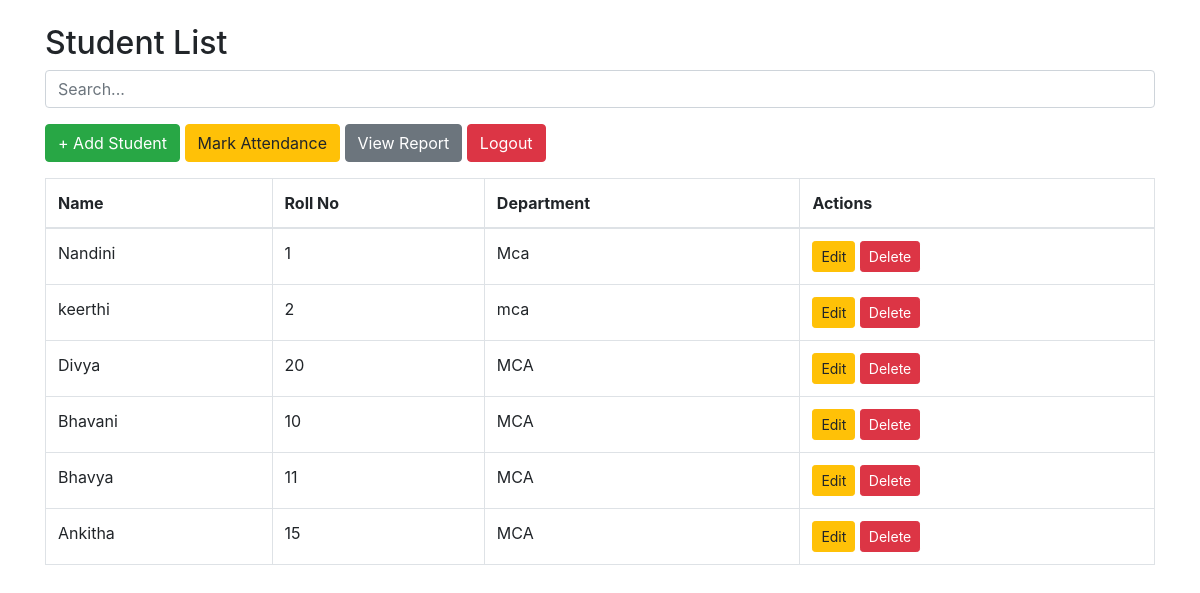
Page /core/ (signed in) on the committed database.
### core/models.py (models this page shows, shortened)
class Student(models.Model):
    name = models.CharField(max_length=100)
    roll_no = models.CharField(max_length=20, unique=True)
    department = models.CharField(max_length=50)

### core/views.py (the view)
# urls.py: path('', views.student_list,name='core_home'),  # Add this line
@login_required
def student_list(request):
    query = request.GET.get('q')
    students = Student.objects.filter(Q(name__icontains=query) | Q(roll_no__icontains=query)) if query else Student.objects.all()
    return render(request, 'student_list.html', {'students': students})

### core/templates/student_list.html (shortened to what this page needs)
{% load static %}
<!DOCTYPE html>
<html>
<head>
    <link rel="stylesheet" href="{% static 'bootstrap.min.css' %}">
</head>
<body class="container mt-4">
<h2>Student List</h2>
<form method="get" class="noprint mb-3">
    <input type="text" name="q" placeholder="Search..." class="form-control" value="{{ request.GET.q }}">
</form>
<div class="noprint mb-3">
    <a href="{% url 'student_create' %}" class="btn btn-success">+ Add Student</a>
    <a href="{% url 'mark_attendance' %}" class="btn btn-warning">Mark Attendance</a>
    <a href="{% url 'attendance_report' %}" class="btn btn-secondary">View Report</a>
    <a href="{% url 'logout' %}" class="btn btn-danger">Logout</a>
</div>
<table class="table table-bordered">
    <thead><tr><th>Name</th><th>Roll No</th><th>Department</th><th class="noprint">Actions</th></tr></thead>
    <tbody>
        {% for student in students %}
        <tr>
            <td>{{ student.name }}</td>
            <td>{{ student.roll_no }}</td>
            <td>{{ student.department }}</td>
            <td class="noprint">
                <a href="{% url 'student_edit' student.id %}" class="btn btn-sm btn-warning">Edit</a>
                <a href="{% url 'student_delete' student.id %}" class="btn btn-sm btn-danger">Delete</a>
            </td>
        </tr>
        {% endfor %}
    </tbody>
</table>
</body>
</html>

### rows in the picture
Student: name "Nandini", roll_no "1", department "Mca"
Student: name "keerthi", roll_no "2", department "mca"
Student: name "Divya", roll_no "20", department "MCA"
Student: name "Bhavani", roll_no "10", department "MCA"
Student: name "Bhavya", roll_no "11", department "MCA"
Student: name "Ankitha", roll_no "15", department "MCA"
